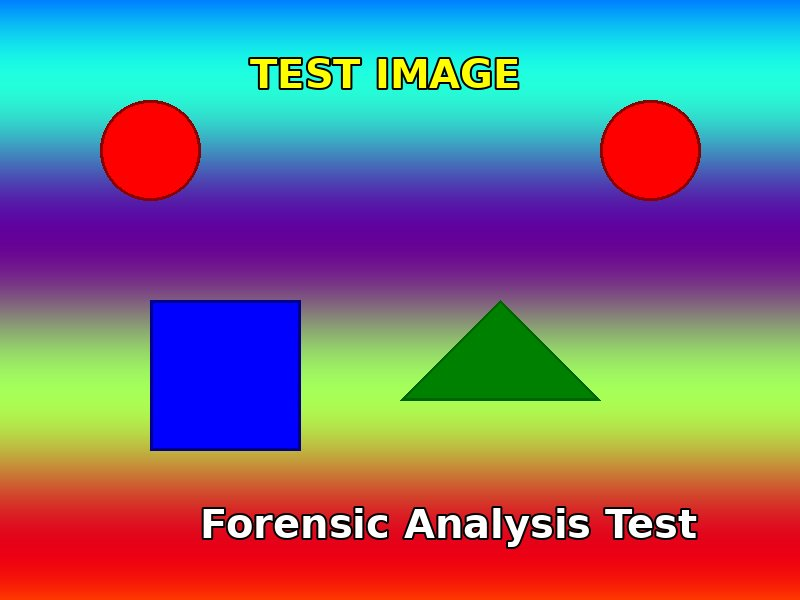
#> input picture apps/monolith/storage/uploads/00a7a092-f533-4919-9093-2c3c59afc647_test_image_with_metadata.jpg, 800 x 600 px
$ python -i pixel_analysis.py   (imports and definitions only)
#> lines starting #> are read from the running program, lines starting #| are printed output that depends on the picture
#> further down, picture is the input picture: shape (600, 800, 3); mean B, G, R 125.9, 114.1, 121.8
import cv2
import numpy as np
from scipy.stats import skew, kurtosis
from typing import Dict, Any

# [32 lines left out: functions compute_pixel_stats, _entropy, not called in this run]

def compute_minmax_deviation(image: np.ndarray, window: int = 3) -> np.ndarray:
    """
    Compute Min/Max deviation map.
    """
#> called with window = 3
    if len(image.shape) == 3:
        gray = cv2.cvtColor(image, cv2.COLOR_BGR2GRAY)
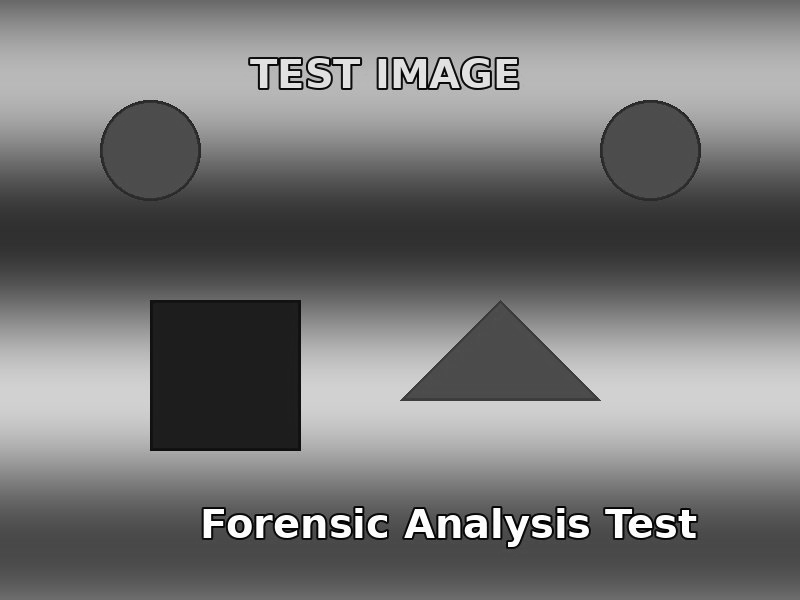
#> gray: shape (600, 800); min 0, max 255, mean 117.7
    else:
        gray = image

    kernel = np.ones((window, window), np.uint8)
    local_min = cv2.erode(gray, kernel)
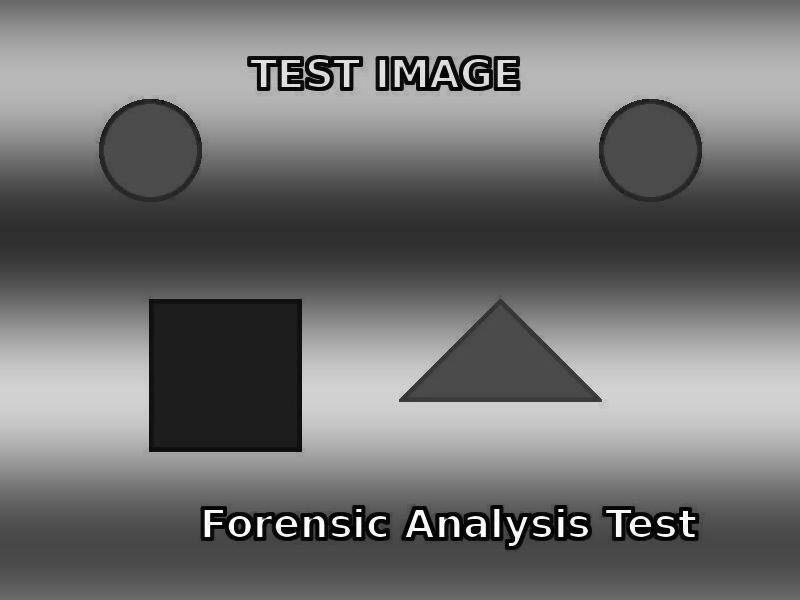
#> local_min: shape (600, 800); min 0, max 254, mean 113.4
    local_max = cv2.dilate(gray, kernel)
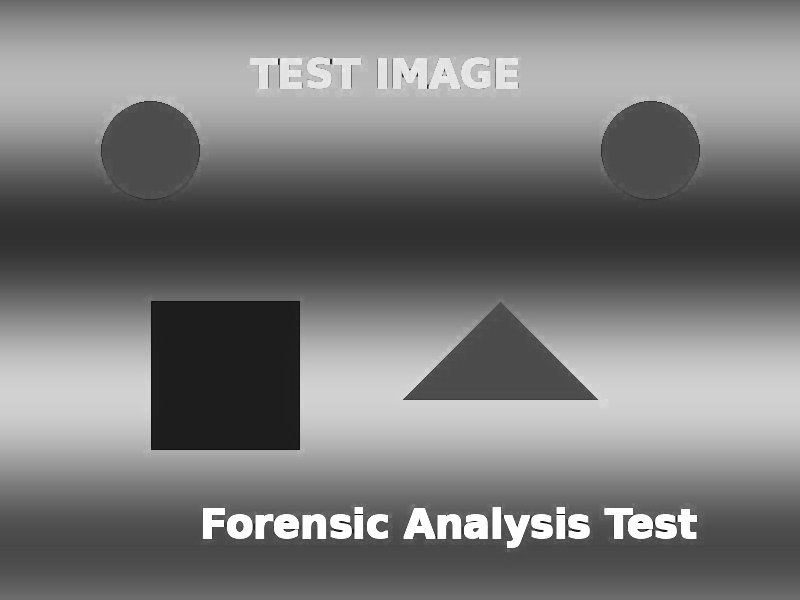
#> local_max: shape (600, 800); min 5, max 255, mean 121.8

    # Deviation = Max - Min
    dev = cv2.absdiff(local_max, local_min)
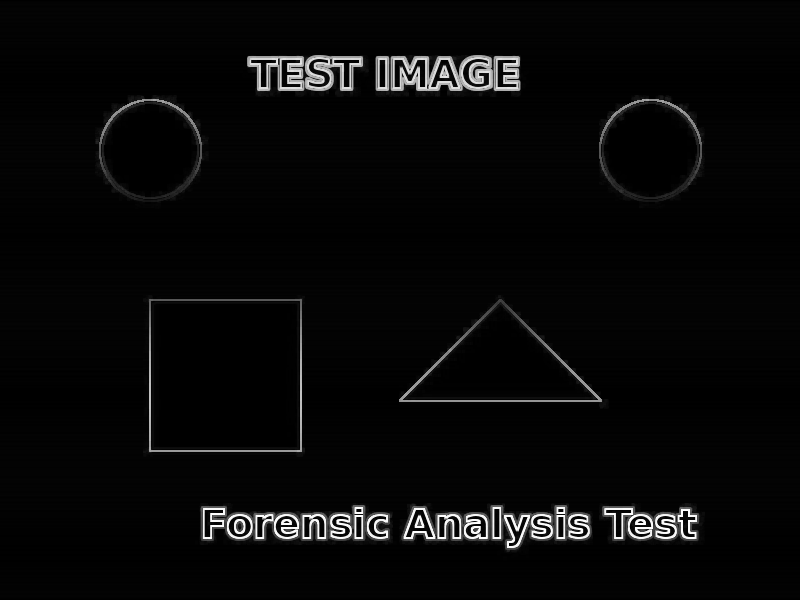
#> dev: shape (600, 800); min 0, max 255, mean 8.4
    return cv2.applyColorMap(dev, cv2.COLORMAP_JET)
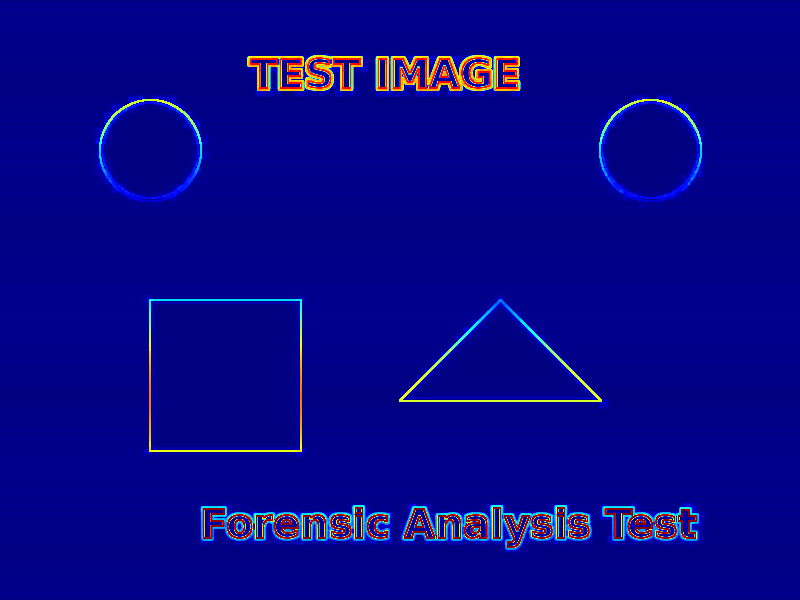
#> returned value: shape (600, 800, 3); mean of channels 0, 1, 2 135.6, 5.6, 5.6; drawn as B, G, R

# [13 lines left out: function get_bit_plane, not called in this run]

>>> import cv2
>>> picture = cv2.imread('../../../../../apps/monolith/storage/uploads/00a7a092-f533-4919-9093-2c3c59afc647_test_image_with_metadata.jpg')
>>> result = compute_minmax_deviation(picture)
